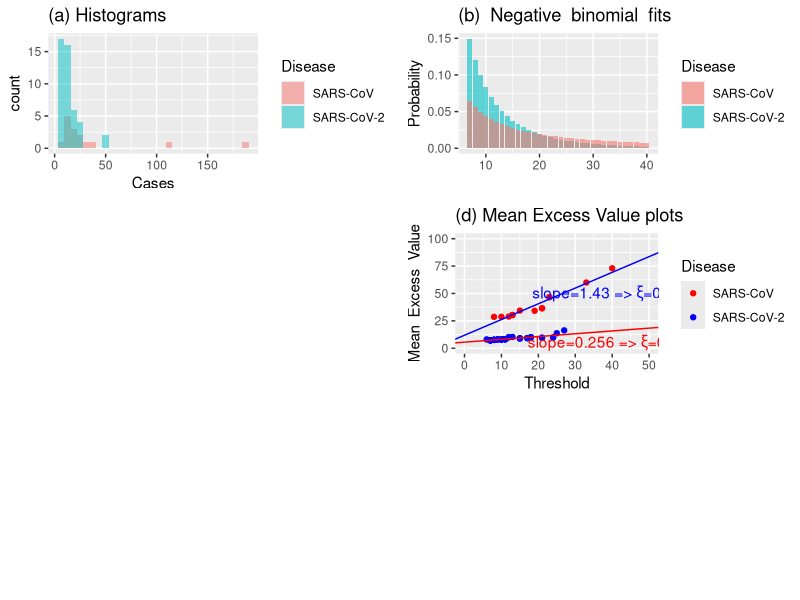

Write the R code that produced this figure. (Note: this script raises an error after producing the figure.)
rm(list=ls())

library(ggplot2)

require(grid)
grid.newpage()
pushViewport(viewport(layout = grid.layout(3,2)))

define_region = function(row, col){
  viewport(layout.pos.row=row, layout.pos.col=col)
}

############################################

#data

Z=c(10,9,6.5,11,11,8,7,7,25,8,7,9,12,27,21,17,15,11,10,13,7,17.5,52,7,8,7,18,24,11,51,21,15,7,9,17,12,24,8,11,10,10,8,8,11,15,21,19,13,13,33,112,21,23,23,40,187,15,10,8,12)

Z=round(Z)

#####################################

data <- data.frame(
  Disease = c( rep("SARS-CoV ", 15), rep("SARS-CoV-2", 45) ),
  Cases = c( Z[46:60], Z[1:45] )
)

p=ggplot(data, aes(x=Cases,fill=Disease)) +
  geom_histogram(alpha=0.5,position="identity")


print(p+labs(title = "(a) Histograms"),vp=define_region(1,1))

###########################################


Z=c(10,9,6.5,11,11,8,7,7,25,8,7,9,12,27,21,17,15,11,10,13,7,17.5,52,7,8,7,18,24,11,51,21,15,7,9,17,12,24,8,11,10,10,8,8,11,15,21,19,13,13,33,112,21,23,23,40,187,15,10,8,12)

Z=round(Z)

Zcov=Z[1:45] #SARS-CoV-2

Zsars=Z[46:60] #SARS-CoV

f=function(theta){
  return(-sum(log((dnbinom(Zcov,size=theta[1],mu=theta[2]))/(1-pnbinom(6,size=theta[1],mu=theta[2])))))
}

thetahatcov=optim(fn=f,par=c(100,100))$par

cumsum(dnbinom(7:100,size=thetahatcov[1],mu=thetahatcov[2])/(1-pnbinom(6,size=thetahatcov[1],mu=thetahatcov[2])))

#######################################


f=function(theta){
  return(-sum(log((dnbinom(Zsars,size=theta[1],mu=theta[2]))/(1-pnbinom(6,size=theta[1],mu=theta[2])))))
}

thetahatsars=optim(fn=f,par=c(100,100))$par

cumsum(dnbinom(7:100,size=thetahatsars[1],mu=thetahatsars[2])/(1-pnbinom(6,size=thetahatsars[1],mu=thetahatsars[2])))

data <- data.frame(
  Disease = c( rep("SARS-CoV-2", 34), rep("SARS-CoV ", 34) ),
  probs = c((dnbinom(7:40,size=thetahatcov[1],mu=thetahatcov[2])/(1-pnbinom(6,size=thetahatcov[1],mu=thetahatcov[2]))),(dnbinom(7:40,size=thetahatsars[1],mu=thetahatsars[2])/(1-pnbinom(6,size=thetahatsars[1],mu=thetahatsars[2])))),
  xaxis = c((7:40),(7:40))
)

p=ggplot(data,aes(x = xaxis, y = probs, fill = Disease)) +
  geom_col(alpha=0.6,position="identity") +
  labs(title = "(b)  Negative  binomial  fits",
       x = "",
       y = "Probability") 

print(p,vp=define_region(1,2))


###########################################



Z=c(10,9,6.5,11,11,8,7,7,25,8,7,9,12,27,21,17,15,11,10,13,7,17.5,52,7,8,7,18,24,11,51,21,15,7,9,17,12,24,8,11,10,10,8,8,11,15,21,19,13,13,33,112,21,23,23,40,187,15,10,8,12)

Z=round(Z)

Ztot=Z

Z=Z[46:60] 

########################################

Z=Ztot[1:45] #SARS-CoV-2

vecucov2=sort(Z)

meanexcesscov2=rep(0,length(vecucov2))

i=1

while(i<=length(vecucov2)){
  
  meanexcesscov2[i]=mean(Z[which(Z>=vecucov2[i])]-vecucov2[i])
  
  i=i+1
}

Z=Ztot[46:60] #SARS-CoV

vecu=sort(Z)

meanexcess=rep(0,length(vecu))

i=1

while(i<=length(vecu)){
  
  meanexcess[i]=mean(Z[which(Z>=vecu[i])]-vecu[i])
  
  i=i+1
}

#####################################

data <- data.frame(
  Disease = c( rep("SARS-CoV ", 15), rep("SARS-CoV-2", 45) ),
  Excess = c( meanexcess, meanexcesscov2 ),
  Threshold = c( vecu , vecucov2 )
)

linreg=lm(meanexcess[1:13]~vecu[1:13])$coefficients

linreg2=lm(meanexcesscov2[1:43]~vecucov2[1:43])$coefficients

p=ggplot(data, aes(x=Threshold, y=Excess,col=Disease)) +
  scale_color_manual(values = c("red", "blue")) +
  geom_point() + ylim(c(0, 100)) + xlim(c(0,50))+ 
  geom_abline(intercept = linreg[1], slope = linreg[2],color="blue") +
  geom_abline(intercept = linreg2[1], slope = linreg2[2],color="red") +
  annotate(geom="text",x=40, y=50, label=expression(paste(slope,'=1.43',' => ',xi,'=0.589')),color="blue") +
  annotate(geom="text",x=40, y=5, label=expression(paste(slope,'=0.256',' => ',xi,'=0.204')),color="red") +
  ylab("Mean  Excess  Value")

print(p+labs(title = "(d) Mean Excess Value plots")
      ,vp=define_region(2,2))

##############################################



Z=c(10,9,6.5,11,11,8,7,7,25,8,7,9,12,27,21,17,15,11,10,13,7,17.5,52,7,8,7,18,24,11,51,21,15,7,9,17,12,24,8,11,10,10,8,8,11,15,21,19,13,13,33,112,21,23,23,40,187,15,10,8,12)

Z=round(Z)

Z60=Z

Ztot=Z

Z=Z[46:60]

########################################

Z=Ztot[1:45] #SARS-CoV-2

vecu=sort(Z)

meanexcess=rep(0,length(vecu))

i=1

while(i<=length(vecu)){
  
  meanexcess[i]=mean(Z[which(Z>=vecu[i])]-vecu[i])
  
  i=i+1
}


linreg=lm(meanexcess[1:43]~vecu[1:43])$coefficients


linreg[2]/(1+linreg[2]) #approximation of xi

Z=Ztot[46:60] #SARS-CoV

vecu=sort(Z)

meanexcess=rep(0,length(vecu))

i=1

while(i<=length(vecu)){
  
  meanexcess[i]=mean(Z[which(Z>=vecu[i])]-vecu[i])
  
  i=i+1
}

linreg=lm(meanexcess[1:13]~vecu[1:13])$coefficients

abline(a=linreg[1],b=linreg[2],col="blue")

linreg[2]/(1+linreg[2]) #approximation of the xi

#####################################


ddgpd=function(k,igamma,sigma){
  return((1+igamma*k/sigma)^(-1/igamma)-(1+igamma*(k+1)/sigma)^(-1/igamma))
} #mass function


Z=c(10,9,6.5,11,11,8,7,7,25,8,7,9,12,27,21,17,15,11,10,13,7,17.5,52,7,8,7,18,24,11,51,21,15,7,9,17,12,24,8,11,10,10,8,8,11,15,21,19,13,13,33,112,21,23,23,40,187,15,10,8,12)

Z=round(Z)

Z=Z[1:45] #SARS-CoV-2

Ztot=Z

################derivatives approximations###################

llfunction=function(theta){
  igamma=theta[1]
  sigma=theta[2]
  return(-sum(log((ddgpd(Z,igamma,sigma)))))
}

llfunction2=function(igamma,sigma){
  return(-sum(log(((1+igamma*Z/sigma)^(-1/igamma)-(1+igamma*(Z+1)/sigma)^(-1/igamma)))))
}

dllfunction2gamma=function(igamma,sigma){
  return((llfunction2(igamma+0.001,sigma)-llfunction2(igamma,sigma))/0.001)
}

dllfunction2gammasigma=function(igamma,sigma){
  return((dllfunction2gamma(igamma,sigma+0.001)-dllfunction2gamma(igamma,sigma))/0.001)
}

dllfunction2gamma2=function(igamma,sigma){
  return((dllfunction2gamma(igamma+0.001,sigma)-dllfunction2gamma(igamma,sigma))/0.001)
}

dllfunction2sigma=function(igamma,sigma){
  return((llfunction2(igamma,sigma+0.001)-llfunction2(igamma,sigma))/0.001)
}

dllfunction2sigma2=function(igamma,sigma){
  return((dllfunction2sigma(igamma,sigma+0.001)-dllfunction2sigma(igamma,sigma))/0.001)
}

k=1

#vecu=1:20

vecu=unique(sort(Ztot))

vecgamma=rep(0,length(vecu))

vecgammahillcovid=rep(0,length(vecu))

vecgammasuphillcovid=rep(0,length(vecu))

vecgammainfhillcovid=rep(0,length(vecu))

vecgammainf=rep(0,length(vecu))

vecgammasup=rep(0,length(vecu))

vecsigma=rep(0,length(vecu))

vecsigmainf=rep(0,length(vecu))

vecsigmasup=rep(0,length(vecu))

while(k<=length(vecu)){
  
  Z=Ztot[which(Ztot>=vecu[k])]-vecu[k]
  
  nk=length(Z)
  
  thetahat=optim(fn=llfunction,par=c(0.25,0.5))$par #D-GPD fit
  
  vecgammahillcovid[k]=mean(log(Ztot[which(Ztot>=rev(vecu)[k])]/rev(vecu)[k])) #hill estimator
  
  vecgammasuphillcovid[k]=vecgammahillcovid[k]*(1+qnorm(0.95)/sqrt(nk))
  
  vecgammainfhillcovid[k]=vecgammahillcovid[k]*(1+qnorm(0.05)/sqrt(nk))
  
  vecgamma[k]=thetahat[1]
  
  vecsigma[k]=thetahat[2]
  
  I11=dllfunction2gamma2(thetahat[1],thetahat[2])
  
  I12=dllfunction2gammasigma(thetahat[1],thetahat[2])
  
  I21=I12
  
  I22=dllfunction2sigma2(thetahat[1],thetahat[2])
  
  matI=matrix(c(I11,I12,I21,I22),2,2)
  
  varhat=solve(matI)[1,1]
  
  varhatsigma=solve(matI)[2,2]
  
  vecgammasup[k]=vecgamma[k]+sqrt(varhat)*qnorm(0.95) #upper bound for xi
  
  vecgammainf[k]=vecgamma[k]+sqrt(varhat)*qnorm(0.05) #lower bound for xi
  
  vecsigmasup[k]=vecsigma[k]+sqrt(varhatsigma)*qnorm(0.95) #upper bound for sigma
  
  vecsigmainf[k]=vecsigma[k]+sqrt(varhatsigma)*qnorm(0.05) #lower bound for sigma
  
  k=k+1
  
}

vecgamma

vecgammacovid=vecgamma

vecgammainfcovid=vecgammainf

vecgammasupcovid=vecgammasup

vecsigmacovid=vecsigma

vecsigmasupcovid=vecsigmasup

vecsigmainfcovid=vecsigmainf

vecucovid=vecu

####################################

Z=c(10,9,6.5,11,11,8,7,7,25,8,7,9,12,27,21,17,15,11,10,13,7,17.5,52,7,8,7,18,24,11,51,21,15,7,9,17,12,24,8,11,10,10,8,8,11,15,21,19,13,13,33,112,21,23,23,40,187,15,10,8,12)

Z=round(Z)

Z=Z[46:60] #SARS-CoV

Ztot=Z

###################################

llfunction=function(theta){
  igamma=theta[1]
  sigma=theta[2]
  return(-sum(log((ddgpd(Z,igamma,sigma)))))
} #log-likelihood function

k=1

vecu=unique(sort(Ztot))

vecu=c(6,vecu)

vecgamma=rep(0,length(vecu))

vecgammainf=rep(0,length(vecu))

vecgammasup=rep(0,length(vecu))

vecgammahillsars=rep(0,length(vecu))

vecgammainfhillsars=rep(0,length(vecu))

vecgammasuphillsars=rep(0,length(vecu))

vecsigma=rep(0,length(vecu))

vecsigmasup=rep(0,length(vecu))

vecsigmainf=rep(0,length(vecu))

while(k<=length(vecu)){
  
  Z=Ztot[which(Ztot>=vecu[k])]-vecu[k]
  
  nk=length(Z)
  
  thetahat=optim(fn=llfunction,par=c(0.25,0.5))$par
  
  vecgammahillsars[k]=mean(log(Ztot[which(Ztot>=rev(vecu)[k])]/rev(vecu)[k])) #hill estimator
  
  vecgammasuphillsars[k]=vecgammahillsars[k]*(1+qnorm(0.95)/sqrt(nk))
  
  vecgammainfhillsars[k]=vecgammahillsars[k]*(1+qnorm(0.05)/sqrt(nk))
  
  vecgamma[k]=thetahat[1]
  
  vecsigma[k]=thetahat[2]
  
  I11=dllfunction2gamma2(thetahat[1],thetahat[2])
  
  I12=dllfunction2gammasigma(thetahat[1],thetahat[2])
  
  I21=I12
  
  I22=dllfunction2sigma2(thetahat[1],thetahat[2])
  
  matI=matrix(c(I11,I12,I21,I22),2,2)
  
  varhat=solve(matI)[1,1]
  
  varhatsigma=solve(matI)[2,2]
  
  vecgammasup[k]=vecgamma[k]+sqrt(varhat)*qnorm(0.95) #upper bound for xi
  
  vecgammainf[k]=vecgamma[k]+sqrt(varhat)*qnorm(0.05) #lower bound for xi
  
  vecsigmasup[k]=vecsigma[k]+sqrt(varhatsigma)*qnorm(0.95) #upper bound for sigma
  
  vecsigmainf[k]=vecsigma[k]+sqrt(varhatsigma)*qnorm(0.05) #lower bound for sigma
  
  k=k+1
  
}

vecgamma

vecgammasars=vecgamma

vecgammainfsars=vecgammainf

vecgammasupsars=vecgammasup

vecsigmasars=vecsigma

vecsigmainfsars=vecsigmainf

vecsigmasupsars=vecsigmasup

vecusars=vecu

########################################

Z60=c(10,9,6.5,11,11,8,7,7,25,8,7,9,12,27,21,17,15,11,10,13,7,17.5,52,7,8,7,18,24,11,51,21,15,7,9,17,12,24,8,11,10,10,8,8,11,15,21,19,13,13,33,112,21,23,23,40,187,15,10,8,12)

n=length(Z60)

vechill=rep(0,n-1)

vecu60=rep(0,n-1)

k=2

while(k<=n){
  
  vecu60[k-1]=rev(sort(Z60))[k]
  
  vechill[k-1]=mean(log(Z60[which(Z60>=vecu60[k-1])]/vecu60[k-1])) #hill estimator
  
  k=k+1
}

vecgammahill=unique(rev(vechill))

vecuhill=unique(rev(vecu60))

data <- data.frame(
  Disease = c( rep("SARS-CoV ", 13), rep("SARS-CoV-2", 17), rep("Pooled data",59) ),
  Tail_Index = c( vecgammahillsars , vecgammahillcovid , vechill ),
  Threshold = c( vecusars , vecucovid , vecu60 ),
  CIdown=c( vecgammainfhillsars , vecgammainfhillcovid , rep(-10,59) ),
  CIup=c( vecgammasuphillsars , vecgammasuphillcovid , rep(-10,59) )
)

p=ggplot(data,aes(x=Threshold, y=Tail_Index,col=Disease)) +
  scale_color_manual(values = c("black", "red", "blue")) +
  geom_point(aes(x=Threshold, y=Tail_Index,col=Disease)) + geom_line() +
  geom_point(aes(x=Threshold, y=CIdown,col=Disease))  + geom_line(aes(x=Threshold, y=CIdown,col=Disease),linetype="dashed") +
  geom_point(aes(x=Threshold, y=CIup,col=Disease))  + geom_line(aes(x=Threshold, y=CIup,col=Disease),linetype="dashed") +
  ylim(c(-0.5, 1.5)) + xlim(c(6,25)) +
  geom_line() + 
  #geom_abline(intercept = 0.25, slope = 0,color="red",linetype="dotted") +
  #geom_abline(intercept = 0.8, slope = 0,color="blue",linetype="dotted") +
  #geom_abline(intercept = 0.6, slope = 0,color="black",linetype="dotted") + 
  #annotate(geom="text",x=22, y=0.8, label=expression(paste(xi,'=0.8')),color="blue") +
  #annotate(geom="text",x=22, y=0.6, label=expression(paste(xi,'=0.6')),color="black") +
  #annotate(geom="text",x=22, y=0.25, label=expression(paste(xi,'=0.25')),color="red") +
  ylab("Tail  Index") 


print(p+labs(title = "(c) Tail index plots")#+theme_bw()+theme(panel.border = element_blank(), panel.grid.major = element_blank(),
      #                 panel.grid.minor = element_blank(), axis.line = element_line(colour = "black"))
      ,vp=define_region(2,1))

###########################################

Z=c(10,9,6.5,11,11,8,7,7,25,8,7,9,12,27,21,17,15,11,10,13,7,17.5,52,7,8,7,18,24,11,51,21,15,7,9,17,12,24,8,11,10,10,8,8,11,15,21,19,13,13,33,112,21,23,23,40,187,15,10,8,12)

Z=round(Z)

Z60=Z

Ztot=Z

Z=Z[46:60]

########################################

Z=Ztot[1:45] #SARS-CoV-2

vecu=sort(Z)

meanexcess=rep(0,length(vecu))

i=1

while(i<=length(vecu)){
  
  meanexcess[i]=mean(Z[which(Z>=vecu[i])]-vecu[i])
  
  i=i+1
}


linreg=lm(meanexcess[1:43]~vecu[1:43])$coefficients


linreg[2]/(1+linreg[2]) #approximation of xi

Z=Ztot[46:60] #SARS-CoV

vecu=sort(Z)

meanexcess=rep(0,length(vecu))

i=1

while(i<=length(vecu)){
  
  meanexcess[i]=mean(Z[which(Z>=vecu[i])]-vecu[i])
  
  i=i+1
}

linreg=lm(meanexcess[1:13]~vecu[1:13])$coefficients

abline(a=linreg[1],b=linreg[2],col="blue")

linreg[2]/(1+linreg[2]) #approximation of the xi

#####################################

ddgpd=function(k,igamma,sigma){
  return((1+igamma*k/sigma)^(-1/igamma)-(1+igamma*(k+1)/sigma)^(-1/igamma))
} #mass function


Z=c(10,9,6.5,11,11,8,7,7,25,8,7,9,12,27,21,17,15,11,10,13,7,17.5,52,7,8,7,18,24,11,51,21,15,7,9,17,12,24,8,11,10,10,8,8,11,15,21,19,13,13,33,112,21,23,23,40,187,15,10,8,12)

Z=round(Z)

Z=Z[1:45] #SARS-CoV-2

Ztot=Z

################derivatives approximations###################

llfunction=function(theta){
  igamma=theta[1]
  sigma=theta[2]
  return(-sum(log((ddgpd(Z,igamma,sigma)))))
}

llfunction2=function(igamma,sigma){
  return(-sum(log(((1+igamma*Z/sigma)^(-1/igamma)-(1+igamma*(Z+1)/sigma)^(-1/igamma)))))
}

dllfunction2gamma=function(igamma,sigma){
  return((llfunction2(igamma+0.001,sigma)-llfunction2(igamma,sigma))/0.001)
}

dllfunction2gammasigma=function(igamma,sigma){
  return((dllfunction2gamma(igamma,sigma+0.001)-dllfunction2gamma(igamma,sigma))/0.001)
}

dllfunction2gamma2=function(igamma,sigma){
  return((dllfunction2gamma(igamma+0.001,sigma)-dllfunction2gamma(igamma,sigma))/0.001)
}

dllfunction2sigma=function(igamma,sigma){
  return((llfunction2(igamma,sigma+0.001)-llfunction2(igamma,sigma))/0.001)
}

dllfunction2sigma2=function(igamma,sigma){
  return((dllfunction2sigma(igamma,sigma+0.001)-dllfunction2sigma(igamma,sigma))/0.001)
}

k=1

#vecu=1:20

vecu=unique(sort(Ztot))

vecgamma=rep(0,length(vecu))

vecgammainf=rep(0,length(vecu))

vecgammasup=rep(0,length(vecu))

vecsigma=rep(0,length(vecu))

vecsigmainf=rep(0,length(vecu))

vecsigmasup=rep(0,length(vecu))

while(k<=length(vecu)){
  
  Z=Ztot[which(Ztot>=vecu[k])]-vecu[k]
  
  nk=length(Z)
  
  thetahat=optim(fn=llfunction,par=c(0.25,0.5))$par #D-GPD fit
  
  vecgamma[k]=thetahat[1]
  
  vecsigma[k]=thetahat[2]
  
  I11=dllfunction2gamma2(thetahat[1],thetahat[2])
  
  I12=dllfunction2gammasigma(thetahat[1],thetahat[2])
  
  I21=I12
  
  I22=dllfunction2sigma2(thetahat[1],thetahat[2])
  
  matI=matrix(c(I11,I12,I21,I22),2,2)
  
  varhat=solve(matI)[1,1]
  
  varhatsigma=solve(matI)[2,2]
  
  vecgammasup[k]=vecgamma[k]+sqrt(varhat)*qnorm(0.95) #upper bound for xi
  
  vecgammainf[k]=vecgamma[k]+sqrt(varhat)*qnorm(0.05) #lower bound for xi
  
  vecsigmasup[k]=vecsigma[k]+sqrt(varhatsigma)*qnorm(0.95) #upper bound for sigma
  
  vecsigmainf[k]=vecsigma[k]+sqrt(varhatsigma)*qnorm(0.05) #lower bound for sigma
  
  k=k+1
  
}

vecgamma

vecgammacovid=vecgamma

vecgammainfcovid=vecgammainf

vecgammasupcovid=vecgammasup

vecsigmacovid=vecsigma

vecsigmasupcovid=vecsigmasup

vecsigmainfcovid=vecsigmainf

vecucovid=vecu

####################################

Z=c(10,9,6.5,11,11,8,7,7,25,8,7,9,12,27,21,17,15,11,10,13,7,17.5,52,7,8,7,18,24,11,51,21,15,7,9,17,12,24,8,11,10,10,8,8,11,15,21,19,13,13,33,112,21,23,23,40,187,15,10,8,12)

Z=round(Z)

Z=Z[46:60] #SARS-CoV

Ztot=Z

###################################

llfunction=function(theta){
  igamma=theta[1]
  sigma=theta[2]
  return(-sum(log((ddgpd(Z,igamma,sigma)))))
} #log-likelihood function

k=1

vecu=unique(sort(Ztot))

vecu=c(6,vecu)

vecgamma=rep(0,length(vecu))

vecgammainf=rep(0,length(vecu))

vecgammasup=rep(0,length(vecu))

vecsigma=rep(0,length(vecu))

vecsigmasup=rep(0,length(vecu))

vecsigmainf=rep(0,length(vecu))

while(k<=length(vecu)){
  
  Z=Ztot[which(Ztot>=vecu[k])]-vecu[k]
  
  nk=length(Z)
  
  thetahat=optim(fn=llfunction,par=c(0.25,0.5))$par
  
  vecgamma[k]=thetahat[1]
  
  vecsigma[k]=thetahat[2]
  
  I11=dllfunction2gamma2(thetahat[1],thetahat[2])
  
  I12=dllfunction2gammasigma(thetahat[1],thetahat[2])
  
  I21=I12
  
  I22=dllfunction2sigma2(thetahat[1],thetahat[2])
  
  matI=matrix(c(I11,I12,I21,I22),2,2)
  
  varhat=solve(matI)[1,1]
  
  varhatsigma=solve(matI)[2,2]
  
  vecgammasup[k]=vecgamma[k]+sqrt(varhat)*qnorm(0.95) #upper bound for xi
  
  vecgammainf[k]=vecgamma[k]+sqrt(varhat)*qnorm(0.05) #lower bound for xi
  
  vecsigmasup[k]=vecsigma[k]+sqrt(varhatsigma)*qnorm(0.95) #upper bound for sigma
  
  vecsigmainf[k]=vecsigma[k]+sqrt(varhatsigma)*qnorm(0.05) #lower bound for sigma
  
  k=k+1
  
}

vecgamma

vecgammasars=vecgamma

vecgammainfsars=vecgammainf

vecgammasupsars=vecgammasup

vecsigmasars=vecsigma

vecsigmainfsars=vecsigmainf

vecsigmasupsars=vecsigmasup

vecusars=vecu

########################################

n=length(Z60)

vechill=rep(0,n-1)

vecu60=rep(0,n-1)

k=2

while(k<=n){
  
  vecu60[k-1]=rev(sort(Z60))[k]
  
  vechill[k-1]=mean(log(Z60[which(Z60>=vecu60[k-1])]/vecu60[k-1])) #hill estimator
  
  k=k+1
}

vecgammahill=unique(rev(vechill))

vecuhill=unique(rev(vecu60))

data <- data.frame(
  Disease = c( rep("SARS-CoV ", 13), rep("SARS-CoV-2", 17), rep("Pooled data",22) ),
  Tail_Index = c( vecgammasars , vecgammacovid , vecgammahill ),
  Threshold = c( vecusars , vecucovid , vecuhill ),
  CIdown=c( vecgammainfsars , vecgammainfcovid , rep(-10,22) ),
  CIup=c( vecgammasupsars , vecgammasupcovid , rep(-10,22) )
)

p=ggplot(data,aes(x=Threshold, y=Tail_Index,col=Disease)) +
  scale_color_manual(values = c("black", "red", "blue")) +
  geom_point(aes(x=Threshold, y=Tail_Index,col=Disease)) + geom_line() +
  geom_point(aes(x=Threshold, y=CIdown,col=Disease))  + geom_line(aes(x=Threshold, y=CIdown,col=Disease),linetype="dashed") +
  geom_point(aes(x=Threshold, y=CIup,col=Disease))  + geom_line(aes(x=Threshold, y=CIup,col=Disease),linetype="dashed") +
  ylim(c(-1, 3)) + xlim(c(5,22)) +
  geom_line() + 
  #geom_abline(intercept = 0.25, slope = 0,color="red",linetype="dotted") +
  #geom_abline(intercept = 0.8, slope = 0,color="blue",linetype="dotted") +
  #geom_abline(intercept = 0.6, slope = 0,color="black",linetype="dotted") + 
  #annotate(geom="text",x=22, y=0.8, label=expression(paste(xi,'=0.8')),color="blue") +
  #annotate(geom="text",x=22, y=0.6, label=expression(paste(xi,'=0.6')),color="black") +
  #annotate(geom="text",x=22, y=0.25, label=expression(paste(xi,'=0.25')),color="red") +
  ylab("Tail  Index") 


print(p+labs(title = "(e) Tail index plots D-GPD")#+theme_bw()+theme(panel.border = element_blank(), panel.grid.major = element_blank(),
      #                 panel.grid.minor = element_blank(), axis.line = element_line(colour = "black"))
      ,vp=define_region(3,1))

#################################################################


sigma=1

igamma=0.5

ddgpd=function(k,igamma,sigma){
  return((1+igamma*k/sigma)^(-1/igamma)-(1+igamma*(k+1)/sigma)^(-1/igamma))
}

####################################

#n=1000

#Z=sample(x = 0:100, n, replace = T, prob = ddgpd(0:100,0.5,1))

####################################

Z=c(10,9,6.5,11,11,8,7,7,25,8,7,9,12,27,21,17,15,11,10,13,7,17.5,52,7,8,7,18,24,11,51,21,15,7,9,17,12,24,8,11,10,10,8,8,11,15,21,19,13,13,33,112,21,23,23,40,187,15,10,8,12)

Z=round(Z)

Z=Z[1:45]

Ztot=Z

###################################

# Z=read.table(file="korea_pnas.txt",header=F)
# 
# Z=Z[,1]
# 
# n=length(Z)
# 
# Ztot=Z

###################################

llfunction=function(theta){
  igamma=theta[1]
  sigma=theta[2]
  return(-sum(log((ddgpd(Z,igamma,sigma)))))
}

k=1

#vecu=1:20

vecu=unique(sort(Ztot))

vecgamma=rep(0,length(vecu))

vecsigma=rep(0,length(vecu))

vecmass=rep(0,length(vecu))

while(k<=length(vecu)){
  
  Z=Ztot[which(Ztot>=vecu[k])]-vecu[k]
  
  vecgamma[k]=optim(fn=llfunction,par=c(0.25,0.5))$par[1]
  
  vecsigma[k]=optim(fn=llfunction,par=c(0.25,0.5))$par[2]
  
  vecmass[k]=ddgpd(vecu[k],vecgamma[k],vecsigma[k])
  
  k=k+1
  
}

vecgamma

vecgammacovid=vecgamma

vecsigmacovid=vecsigma

vecmasscovid=vecmass

vecucovid=vecu

####################################

Z=c(10,9,6.5,11,11,8,7,7,25,8,7,9,12,27,21,17,15,11,10,13,7,17.5,52,7,8,7,18,24,11,51,21,15,7,9,17,12,24,8,11,10,10,8,8,11,15,21,19,13,13,33,112,21,23,23,40,187,15,10,8,12)

Z=round(Z)

Z=Z[46:60]

Ztot=Z

###################################

# Z=read.table(file="korea_pnas.txt",header=F)
# 
# Z=Z[,1]
# 
# n=length(Z)
# 
# Ztot=Z

###################################

llfunction=function(theta){
  igamma=theta[1]
  sigma=theta[2]
  return(-sum(log((ddgpd(Z,igamma,sigma)))))
}

k=1

#vecu=1:20

vecu=unique(sort(Ztot))

vecu=c(6,vecu)

vecgamma=rep(0,length(vecu))

vecsigma=rep(0,length(vecu))

vecmass=rep(0,length(vecu))

while(k<=length(vecu)){
  
  Z=Ztot[which(Ztot>=vecu[k])]-vecu[k]
  
  vecgamma[k]=optim(fn=llfunction,par=c(0.25,0.5))$par[1]
  
  vecsigma[k]=optim(fn=llfunction,par=c(0.25,0.5))$par[2]
  
  vecmass[k]=ddgpd(vecu[k],vecgamma[k],vecsigma[k])
  
  k=k+1
  
}

vecgamma

vecgammasars=vecgamma

vecsigmasars=vecsigma

vecmasssars=vecmass

vecusars=vecu

ycovid=log(ddgpd(0:100,vecgammacovid[5],vecsigmacovid[5]))

ysars=log(ddgpd(0:100,vecgammasars[3],vecsigmasars[3]))

ycovid6=log(ddgpd(0:100,vecgammacovid[1],vecsigmacovid[1]))

ysars6=log(ddgpd(0:100,vecgammasars[1],vecsigmasars[1]))

data <- data.frame(
  Disease = c( rep("SARS-CoV ", 101), rep("SARS-CoV-2", 101)),
  Tail_Index = c(ysars,ycovid),
  Tail_Index6 = c(ysars6,ycovid6),
  Threshold = rep((0:100),2)
)

p=ggplot(data,aes(x=Threshold, y=Tail_Index,col=Disease)) +
  scale_color_manual(values = c("red", "blue")) +
  geom_point(aes(x=Threshold, y=Tail_Index,col=Disease),size=0.1) + geom_line() +
  geom_point(aes(x=Threshold, y=Tail_Index6,col=Disease),size=0.1) + geom_line() +
  ylim(c(-10,0)) + xlim(c(0,101)) +
  geom_line() + 
  #geom_abline(intercept = 0.25, slope = 0,color="red",linetype="dotted") +
  #geom_abline(intercept = 0.8, slope = 0,color="blue",linetype="dotted") +
  #geom_abline(intercept = 0.6, slope = 0,color="black",linetype="dotted") + 
  #annotate(geom="text",x=22, y=0.8, label=expression(paste(xi,'=0.8')),color="blue") +
  #annotate(geom="text",x=22, y=0.6, label=expression(paste(xi,'=0.6')),color="black") +
  #annotate(geom="text",x=22, y=0.25, label=expression(paste(xi,'=0.25')),color="red") +
  ylab("log(Probability)") + xlab("x")


print(p+labs(title = "(f) D-GPD log-mass functions")#+theme_bw()+theme(panel.border = element_blank(), panel.grid.major = element_blank(),
      #                 panel.grid.minor = element_blank(), axis.line = element_line(colour = "black"))
      ,vp=define_region(3,2))